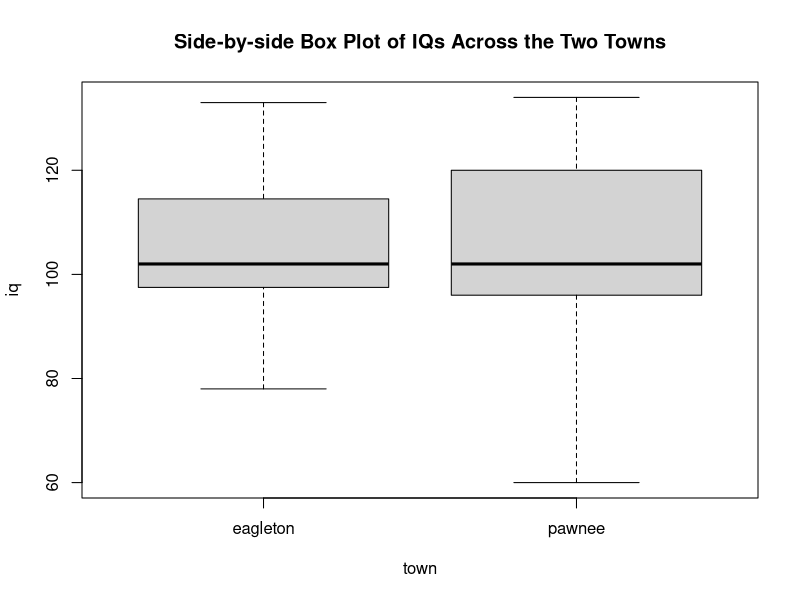
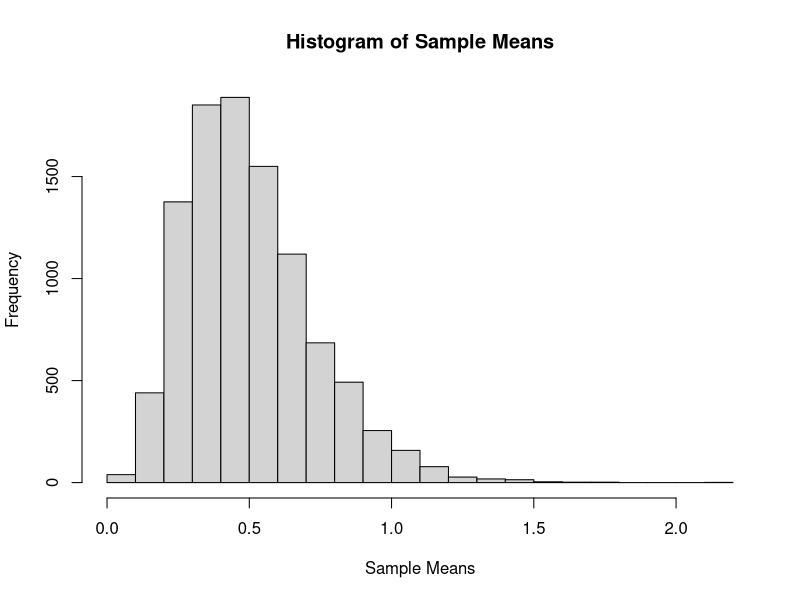
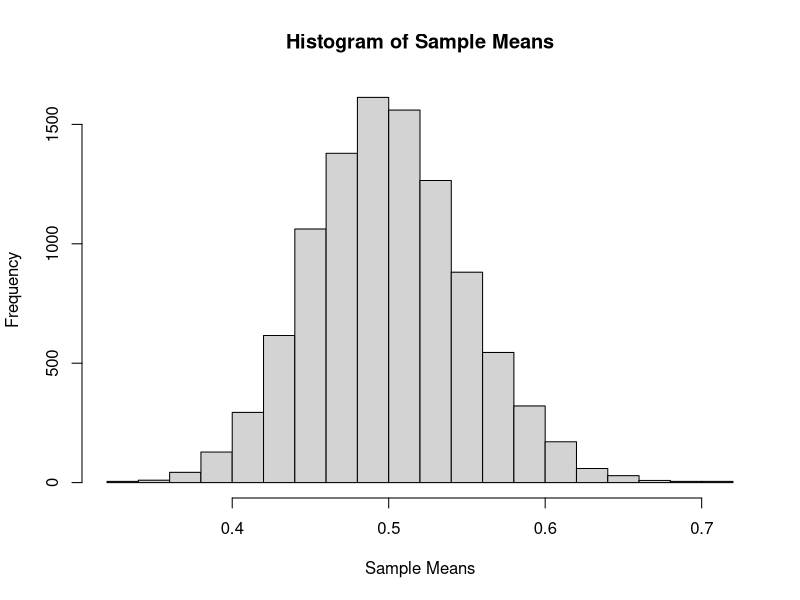
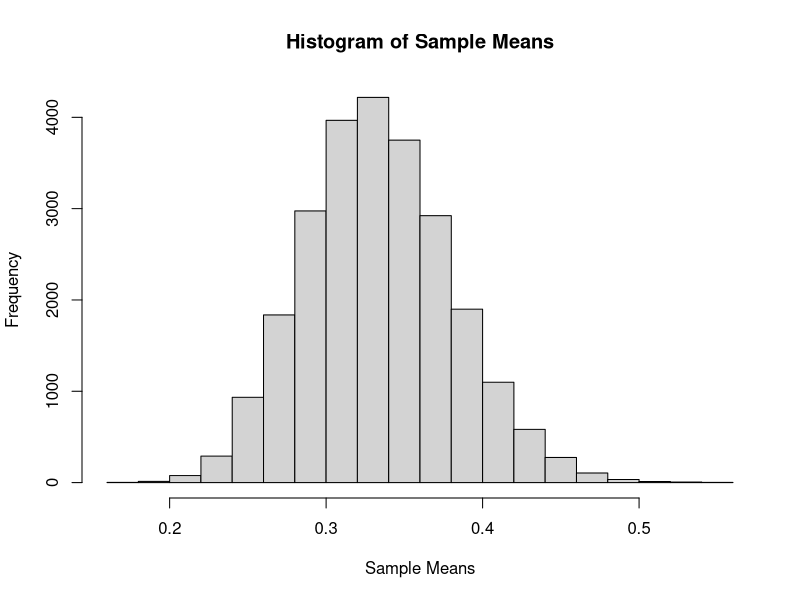
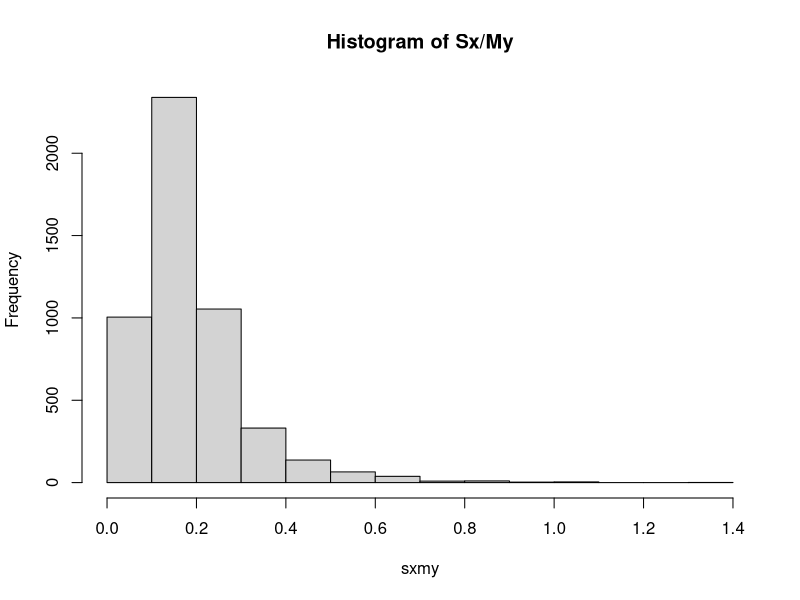

These figures' R source, in order:
## ---- chunk 1
a = 1:10
b = 10:1
c = rep(1, times = 10)
d = 2 ^ (1:10)
## ---- chunk 2
intelligence <- read.csv('intelligence.csv')
## ---- chunk 3
boxplot(iq ~ town, data = intelligence, main = "Side-by-side Box Plot of IQs Across the Two Towns")
## ---- chunk 4
t.test(iq~town, data = intelligence, alternative = 'greater')
## ---- chunk 5
t.test(iq~town, data = intelligence)
## ---- chunk 6
do_t_test <- function(x, mu = 0){
  n <- length(x)
  x_bar <- sum(x)/n
  t <- (x_bar-mu)/(sd(x)/sqrt(n))
  pv <- 2*pt(-abs(t),df=n-1)
  return(c(t, pv))
}
## ---- chunk 7
make_decision <- function(pval, alpha = 0.05){
  if (pval < alpha/2){
    return("Fail to Reject")
  }
  return("Reject")
}
## ---- chunk 8
birthday = 19981121
set.seed(birthday)
## ---- chunk 9
means <- numeric(10000)
for (i in 1:10000) {
  means[i] <- mean(rexp(5, 2))
}
hist(means, main = "Histogram of Sample Means", xlab = "Sample Means")
## ---- chunk 10
means <- numeric(10000)
for (i in 1:10000) {
  means[i] <- mean(rexp(100, 2))
}
hist(means, main = "Histogram of Sample Means", xlab = "Sample Means")
## ---- chunk 11
sim_xbars_exp <- function(m, n, r){
  means <- numeric(m)
  for (i in 1:m) {
    means[i] <- mean(rexp(n, r))
  }
  return(means)
}

hist(sim_xbars_exp(25000, 50, 3), main = "Histogram of Sample Means", xlab = "Sample Means")
## ---- chunk 12
birthday = 19981121
set.seed(birthday)

m <- 5000
sxmy <- numeric(5000)
i <- 0
while (i < m) {
  x <- rexp(10, 2)
  y <- rpois(5, 3)

  sx <- sd(x)
  my <- median(y)
  
  sxmy[i] <- sx/my
  i <- i+1
}
hist(sxmy, main = "Histogram of Sx/My")

